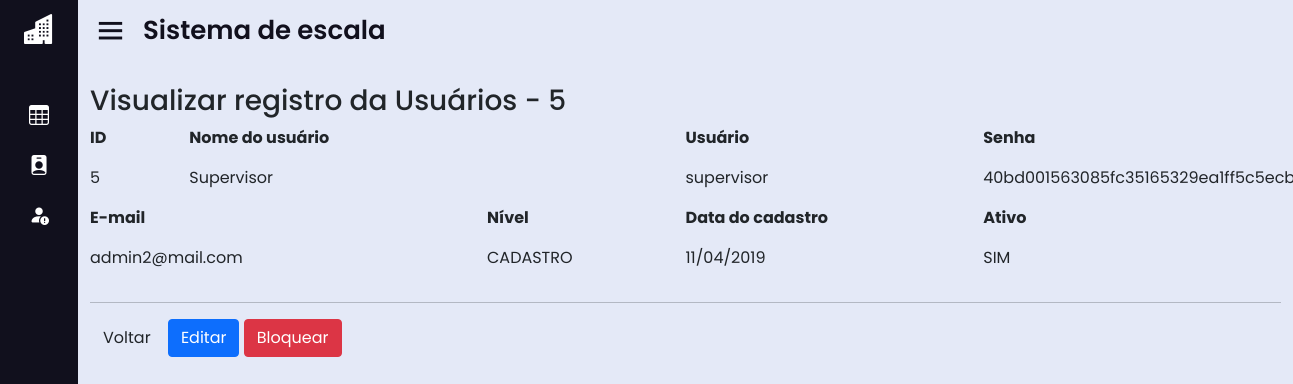
The page /home.php?page=view_usu&id=5 (signed in) on the database as committed earlier.
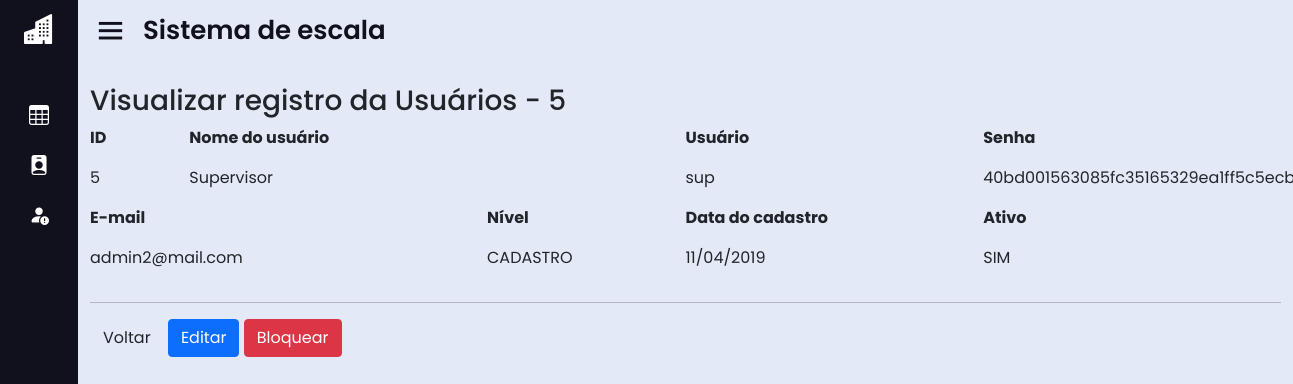
The same page on the database as committed later.
### tables this page shows
CREATE TABLE IF NOT EXISTS `usuarios` (
  `id` int(11) unsigned NOT NULL AUTO_INCREMENT,
  `nome` varchar(50) NOT NULL,
  `usuario` varchar(25) NOT NULL,
  `senha` varchar(40) NOT NULL,
  `email` varchar(100) NOT NULL,
  `nivel` int(1) unsigned NOT NULL DEFAULT 1,
  `ativo` tinyint(1) NOT NULL DEFAULT 1,
  `dt_cadastro` datetime NOT NULL,
  `id_func` int(11) DEFAULT NULL,
  PRIMARY KEY (`id`),
  UNIQUE KEY `usuario` (`usuario`),
  KEY `nivel` (`nivel`),
  KEY `FK_usuarios_funcionario` (`id_func`),
  CONSTRAINT `FK_usuarios_funcionario` FOREIGN KEY (`id_func`) REFERENCES `funcionario` (`id_func`) ON DELETE CASCADE ON UPDATE CASCADE
);

### sis/usuarios/view_usu.php (the view, shortened to what this page needs)
<?php
	$id = (int) $_GET['id'];
	$sql = mysqli_query($con, "select * from usuarios where id = '".$id."';");
	$row = mysqli_fetch_array($sql);
?>
<div id="main" class="container-fluid">
	<br>
		<h3 class="page-header">Visualizar registro da Usuários - <?php echo $id;?></h3>
	<div class="row">
		<div class="col-md-1">
			<p><strong>ID</strong></p>
			<p><?php echo $row['id'];?></p>
		</div>
		<div class="col-md-5">
			<p><strong>Nome do usuário</strong></p>
			<p><?php echo $row['nome'];?></p>
		</div>
		<div class="col-md-3">
			<p><strong>Usuário</strong></p>
			<p><?php echo $row['usuario']; ?></p>
		</div>
		<div class="col-md-3">
			<p><strong>Senha</strong></p>
			<p><?php echo $row['senha']; ?></p>
		</div>
	</div>
	<div class="row">
		<div class="col-md-4">
			<p><strong>E-mail</strong></p>
			<p><?php echo $row['email'];?></p>
		</div>
		<div class="col-md-2">
			<p><strong>Nível</strong></p>
			<p><?php switch($row['nivel'])
					{
						case 2: echo "CADASTRO";break;
					}
				?>
			</p>
		</div>
		<div class="col-md-3">
			<p><strong>Data do cadastro</strong></p>
			<p><?php echo date('d/m/Y',strtotime($row['dt_cadastro'])); ?></p>
		</div>
		<div class="col-md-2">
			<p><strong>Ativo</strong></p>
			<p><?php
				if($row["ativo"]==1){
					echo "SIM";
				}else if($row["ativo"]==0){
					echo "NÃO";
				}
				?>
			</p>
		</div>
	</div>
	<hr/>
	<div id="actions" class="row">
		<div class="col-md-12">
			<a href="?page=lista_usu" class="btn btn-default">Voltar</a>
			<?php echo "<a href=?page=fedita_usu&id=".$row['id']." class='btn btn-primary'>Editar</a>";?>
			<?php
				if($row["ativo"]==1){
					echo "<a href=?page=block_usu&id=".$row['id']." class='btn btn-danger'>Bloquear</a>";
				}else if($row["ativo"]==0){
					echo "<a href=?page=ativa_usu&id=".$row['id']." class='btn btn-success'>&nbsp;&nbsp;&nbsp;Ativar&nbsp;&nbsp;</a>";
				}
				?>
		</div>
	</div>
</div>

Rows that differ between the two databases and show on the page:
changed usuarios "Supervisor": usuario "supervisor" → "sup"
